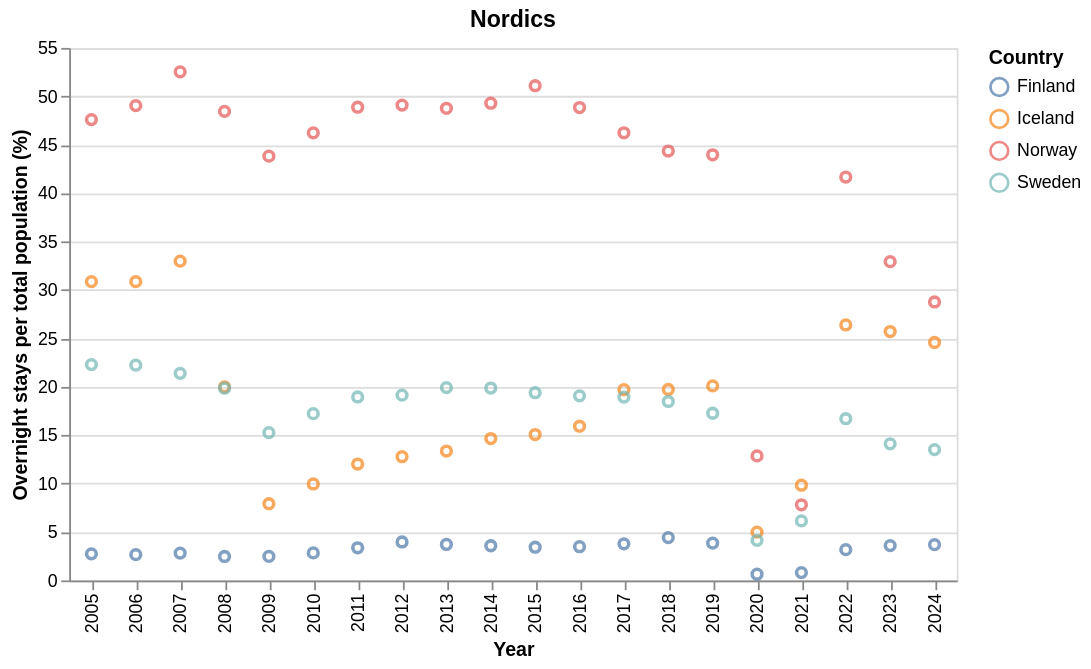

Notebook cell for this chart:
### Markdown cell above
![Western EU](../images/west_eu.png)

### Code cell
charts['nordics']

### Figure 1 — Vega-Lite specification as saved in the notebook (floating-point values rounded to 4 significant figures)
{"config": {"view": {"continuousWidth": 300, "continuousHeight": 300}, "scale": {"zero": true}}, "data": {"name": "data-b1ddea7f53a803524ceb6e4dc63487eb"}, "mark": {"type": "point", "tooltip": true}, "encoding": {"color": {"field": "country", "title": "Country", "type": "nominal"}, "x": {"field": "str_year", "title": "Year", "type": "nominal"}, "y": {"field": "scaled", "title": "Overnight stays per total population (%)", "type": "quantitative"}}, "title": "Nordics", "width": 500, "$schema": "https://vega.github.io/schema/vega-lite/v6.1.0.json", "datasets": {"data-b1ddea7f53a803524ceb6e4dc63487eb": [{"iso_code": "FIN", "year": 2005, "country": "Finland", "scaled": 2.744, "str_year": "2005"}, {"iso_code": "FIN", "year": 2006, "country": "Finland", "scaled": 2.664, "str_year": "2006"}, {"iso_code": "FIN", "year": 2007, "country": "Finland", "scaled": 2.821, "str_year": "2007"}, {"iso_code": "FIN", "year": 2008, "country": "Finland", "scaled": 2.474, "str_year": "2008"}, {"iso_code": "FIN", "year": 2009, "country": "Finland", "scaled": 2.481, "str_year": "2009"}, {"iso_code": "FIN", "year": 2010, "country": "Finland", "scaled": 2.84, "str_year": "2010"}, {"iso_code": "FIN", "year": 2011, "country": "Finland", "scaled": 3.373, "str_year": "2011"}, {"iso_code": "FIN", "year": 2012, "country": "Finland", "scaled": 3.971, "str_year": "2012"}, {"iso_code": "FIN", "year": 2013, "country": "Finland", "scaled": 3.715, "str_year": "2013"}, {"iso_code": "FIN", "year": 2014, "country": "Finland", "scaled": 3.581, "str_year": "2014"}, {"iso_code": "FIN", "year": 2015, "country": "Finland", "scaled": 3.43, "str_year": "2015"}, {"iso_code": "FIN", "year": 2016, "country": "Finland", "scaled": 3.483, "str_year": "2016"}, {"iso_code": "FIN", "year": 2017, "country": "Finland", "scaled": 3.78, "str_year": "2017"}, {"iso_code": "FIN", "year": 2018, "country": "Finland", "scaled": 4.425, "str_year": "2018"}, {"iso_code": "FIN", "year": 2019, "country": "Finland", "scaled": 3.854, "str_year": "2019"}, {"iso_code": "FIN", "year": 2020, "country": "Finland", "scaled": 0.6443, "str_year": "2020"}, {"iso_code": "FIN", "year": 2021, "country": "Finland", "scaled": 0.808, "str_year": "2021"}, {"iso_code": "FIN", "year": 2022, "country": "Finland", "scaled": 3.177, "str_year": "2022"}, {"iso_code": "FIN", "year": 2023, "country": "Finland", "scaled": 3.598, "str_year": "2023"}, {"iso_code": "FIN", "year": 2024, "country": "Finland", "scaled": 3.693, "str_year": "2024"}, {"iso_code": "ISL", "year": 2005, "country": "Iceland", "scaled": 30.86, "str_year": "2005"}, {"iso_code": "ISL", "year": 2006, "country": "Iceland", "scaled": 30.86, "str_year": "2006"}, {"iso_code": "ISL", "year": 2007, "country": "Iceland", "scaled": 32.97, "str_year": "2007"}, {"iso_code": "ISL", "year": 2008, "country": "Iceland", "scaled": 19.99, "str_year": "2008"}, {"iso_code": "ISL", "year": 2009, "country": "Iceland", "scaled": 7.923, "str_year": "2009"}, {"iso_code": "ISL", "year": 2010, "country": "Iceland", "scaled": 9.965, "str_year": "2010"}, {"iso_code": "ISL", "year": 2011, "country": "Iceland", "scaled": 12.02, "str_year": "2011"}, {"iso_code": "ISL", "year": 2012, "country": "Iceland", "scaled": 12.78, "str_year": "2012"}, {"iso_code": "ISL", "year": 2013, "country": "Iceland", "scaled": 13.36, "str_year": "2013"}, {"iso_code": "ISL", "year": 2014, "country": "Iceland", "scaled": 14.65, "str_year": "2014"}, {"iso_code": "ISL", "year": 2015, "country": "Iceland", "scaled": 15.07, "str_year": "2015"}, {"iso_code": "ISL", "year": 2016, "country": "Iceland", "scaled": 15.93, "str_year": "2016"}, {"iso_code": "ISL", "year": 2017, "country": "Iceland", "scaled": 19.7, "str_year": "2017"}, {"iso_code": "ISL", "year": 2018, "country": "Iceland", "scaled": 19.72, "str_year": "2018"}, {"iso_code": "ISL", "year": 2019, "country": "Iceland", "scaled": 20.09, "str_year": "2019"}, {"iso_code": "ISL", "year": 2020, "country": "Iceland", "scaled": 4.985, "str_year": "2020"}, {"iso_code": "ISL", "year": 2021, "country": "Iceland", "scaled": 9.835, "str_year": "2021"}, {"iso_code": "ISL", "year": 2022, "country": "Iceland", "scaled": 26.39, "str_year": "2022"}, {"iso_code": "ISL", "year": 2023, "country": "Iceland", "scaled": 25.7, "str_year": "2023"}, {"iso_code": "ISL", "year": 2024, "country": "Iceland", "scaled": 24.57, "str_year": "2024"}, {"iso_code": "NOR", "year": 2005, "country": "Norway", "scaled": 47.6, "str_year": "2005"}, {"iso_code": "NOR", "year": 2006, "country": "Norway", "scaled": 49.04, "str_year": "2006"}, {"iso_code": "NOR", "year": 2007, "country": "Norway", "scaled": 52.53, "str_year": "2007"}, {"iso_code": "NOR", "year": 2008, "country": "Norway", "scaled": 48.45, "str_year": "2008"}, {"iso_code": "NOR", "year": 2009, "country": "Norway", "scaled": 43.82, "str_year": "2009"}, {"iso_code": "NOR", "year": 2010, "country": "Norway", "scaled": 46.23, "str_year": "2010"}, {"iso_code": "NOR", "year": 2011, "country": "Norway", "scaled": 48.88, "str_year": "2011"}, {"iso_code": "NOR", "year": 2012, "country": "Norway", "scaled": 49.09, "str_year": "2012"}, {"iso_code": "NOR", "year": 2013, "country": "Norway", "scaled": 48.76, "str_year": "2013"}, {"iso_code": "NOR", "year": 2014, "country": "Norway", "scaled": 49.29, "str_year": "2014"}, {"iso_code": "NOR", "year": 2015, "country": "Norway", "scaled": 51.1, "str_year": "2015"}, {"iso_code": "NOR", "year": 2016, "country": "Norway", "scaled": 48.84, "str_year": "2016"}, {"iso_code": "NOR", "year": 2017, "country": "Norway", "scaled": 46.24, "str_year": "2017"}, {"iso_code": "NOR", "year": 2018, "country": "Norway", "scaled": 44.35, "str_year": "2018"}, {"iso_code": "NOR", "year": 2019, "country": "Norway", "scaled": 43.96, "str_year": "2019"}, {"iso_code": "NOR", "year": 2020, "country": "Norway", "scaled": 12.86, "str_year": "2020"}, {"iso_code": "NOR", "year": 2021, "country": "Norway", "scaled": 7.811, "str_year": "2021"}, {"iso_code": "NOR", "year": 2022, "country": "Norway", "scaled": 41.66, "str_year": "2022"}, {"iso_code": "NOR", "year": 2023, "country": "Norway", "scaled": 32.92, "str_year": "2023"}, {"iso_code": "NOR", "year": 2024, "country": "Norway", "scaled": 28.76, "str_year": "2024"}, {"iso_code": "SWE", "year": 2005, "country": "Sweden", "scaled": 22.29, "str_year": "2005"}, {"iso_code": "SWE", "year": 2006, "country": "Sweden", "scaled": 22.24, "str_year": "2006"}, {"iso_code": "SWE", "year": 2007, "country": "Sweden", "scaled": 21.39, "str_year": "2007"}, {"iso_code": "SWE", "year": 2008, "country": "Sweden", "scaled": 19.85, "str_year": "2008"}, {"iso_code": "SWE", "year": 2009, "country": "Sweden", "scaled": 15.26, "str_year": "2009"}, {"iso_code": "SWE", "year": 2010, "country": "Sweden", "scaled": 17.23, "str_year": "2010"}, {"iso_code": "SWE", "year": 2011, "country": "Sweden", "scaled": 18.95, "str_year": "2011"}, {"iso_code": "SWE", "year": 2012, "country": "Sweden", "scaled": 19.14, "str_year": "2012"}, {"iso_code": "SWE", "year": 2013, "country": "Sweden", "scaled": 19.92, "str_year": "2013"}, {"iso_code": "SWE", "year": 2014, "country": "Sweden", "scaled": 19.87, "str_year": "2014"}, {"iso_code": "SWE", "year": 2015, "country": "Sweden", "scaled": 19.39, "str_year": "2015"}, {"iso_code": "SWE", "year": 2016, "country": "Sweden", "scaled": 19.06, "str_year": "2016"}, {"iso_code": "SWE", "year": 2017, "country": "Sweden", "scaled": 18.93, "str_year": "2017"}, {"iso_code": "SWE", "year": 2018, "country": "Sweden", "scaled": 18.48, "str_year": "2018"}, {"iso_code": "SWE", "year": 2019, "country": "Sweden", "scaled": 17.27, "str_year": "2019"}, {"iso_code": "SWE", "year": 2020, "country": "Sweden", "scaled": 4.142, "str_year": "2020"}, {"iso_code": "SWE", "year": 2021, "country": "Sweden", "scaled": 6.149, "str_year": "2021"}, {"iso_code": "SWE", "year": 2022, "country": "Sweden", "scaled": 16.7, "str_year": "2022"}, {"iso_code": "SWE", "year": 2023, "country": "Sweden", "scaled": 14.11, "str_year": "2023"}, {"iso_code": "SWE", "year": 2024, "country": "Sweden", "scaled": 13.51, "str_year": "2024"}]}}
